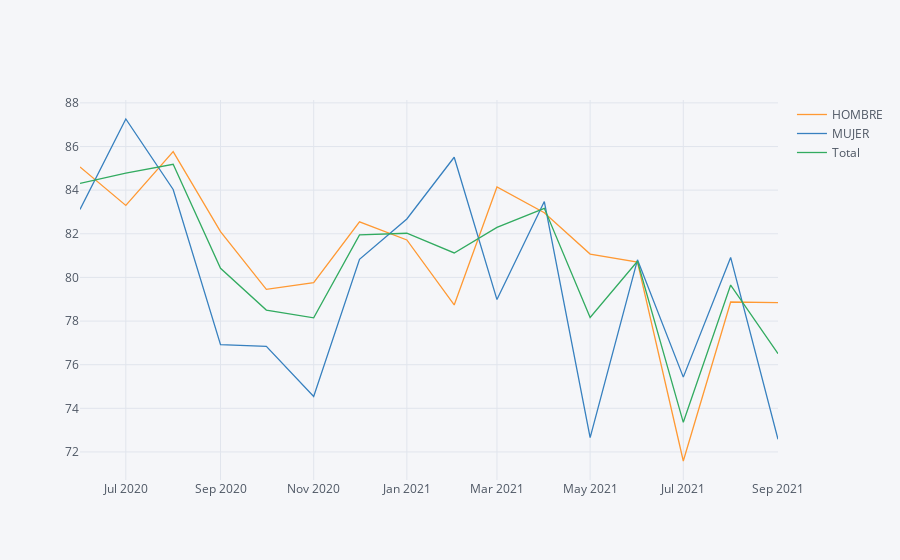

The notebook cell saved with this chart:
### Code cell
emp.iplot()

### Figure 1 — Plotly figure (JSON) as saved in the notebook; plotly's stock layout.template omitted (floating-point values rounded to 4 significant figures)
{"data": [{"line": {"color": "rgba(255, 153, 51, 1.0)", "dash": "solid", "shape": "linear", "width": 1.3}, "mode": "lines", "name": "HOMBRE", "text": "", "type": "scatter", "x": ["2020-06", "2020-07", "2020-08", "2020-09", "2020-10", "2020-11", "2020-12", "2021-01", "2021-02", "2021-03", "2021-04", "2021-05", "2021-06", "2021-07", "2021-08", "2021-09"], "y": [85.06, 83.3, 85.77, 82.1, 79.46, 79.76, 82.55, 81.72, 78.74, 84.15, 82.97, 81.07, 80.7, 71.59, 78.87, 78.85]}, {"line": {"color": "rgba(55, 128, 191, 1.0)", "dash": "solid", "shape": "linear", "width": 1.3}, "mode": "lines", "name": "MUJER", "text": "", "type": "scatter", "x": ["2020-06", "2020-07", "2020-08", "2020-09", "2020-10", "2020-11", "2020-12", "2021-01", "2021-02", "2021-03", "2021-04", "2021-05", "2021-06", "2021-07", "2021-08", "2021-09"], "y": [83.11, 87.26, 84.03, 76.92, 76.84, 74.55, 80.83, 82.68, 85.51, 78.99, 83.48, 72.66, 80.81, 75.43, 80.92, 72.58]}, {"line": {"color": "rgba(50, 171, 96, 1.0)", "dash": "solid", "shape": "linear", "width": 1.3}, "mode": "lines", "name": "Total", "text": "", "type": "scatter", "x": ["2020-06", "2020-07", "2020-08", "2020-09", "2020-10", "2020-11", "2020-12", "2021-01", "2021-02", "2021-03", "2021-04", "2021-05", "2021-06", "2021-07", "2021-08", "2021-09"], "y": [84.31, 84.78, 85.19, 80.42, 78.5, 78.15, 81.95, 82.03, 81.12, 82.29, 83.16, 78.17, 80.74, 73.36, 79.65, 76.51]}], "layout": {"legend": {"bgcolor": "#F5F6F9", "font": {"color": "#4D5663"}}, "paper_bgcolor": "#F5F6F9", "plot_bgcolor": "#F5F6F9", "title": {"font": {"color": "#4D5663"}}, "xaxis": {"gridcolor": "#E1E5ED", "showgrid": true, "tickfont": {"color": "#4D5663"}, "title": {"font": {"color": "#4D5663"}, "text": ""}, "zerolinecolor": "#E1E5ED"}, "yaxis": {"gridcolor": "#E1E5ED", "showgrid": true, "tickfont": {"color": "#4D5663"}, "title": {"font": {"color": "#4D5663"}, "text": ""}, "zerolinecolor": "#E1E5ED"}}}
